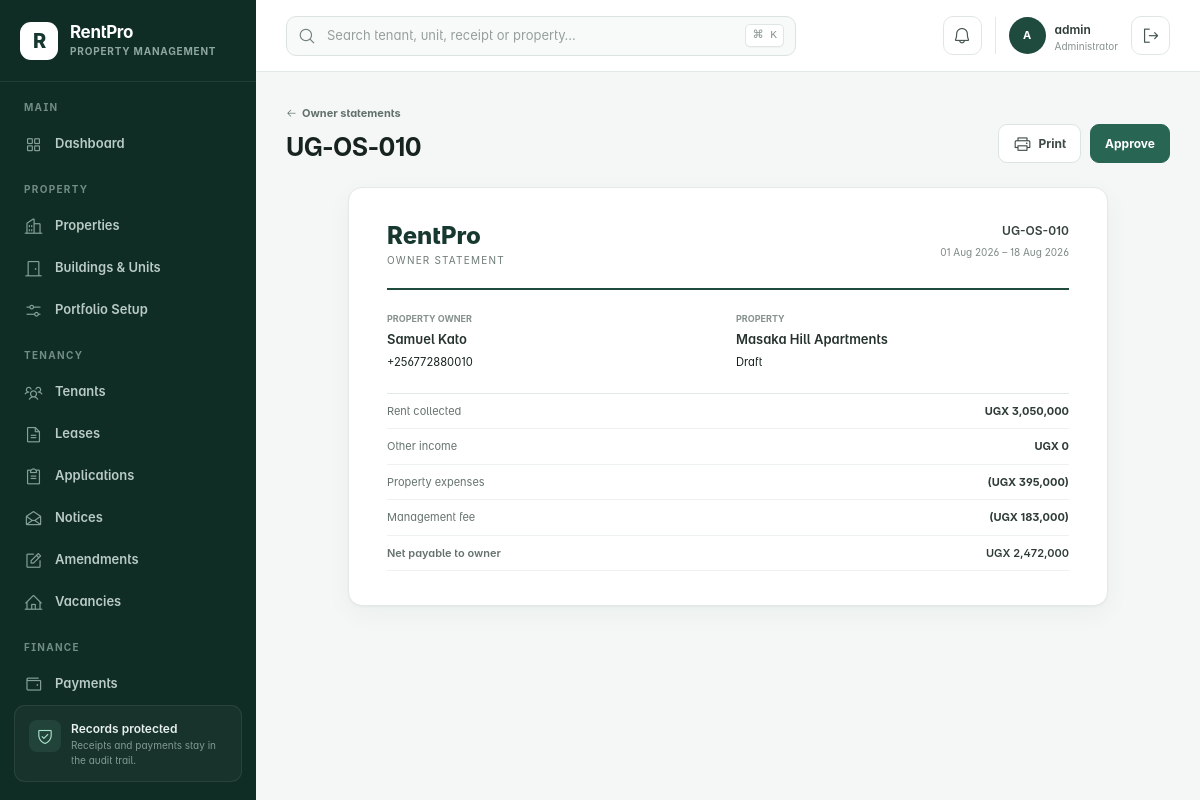
The app's page /owner-statements/10/ (signed in) with its own data.
### rentalapp/models.py (models this page shows, shortened)
class TimeStampedModel(models.Model):
    created_at = models.DateTimeField(default=timezone.now, editable=False)
    updated_at = models.DateTimeField(auto_now=True)
    class Meta:
        abstract = True

class OwnerStatement(TimeStampedModel):
    class Status(models.TextChoices):
        DRAFT = "draft", "Draft"
        APPROVED = "approved", "Approved"
        PAID = "paid", "Paid"
        VOID = "void", "Void"
    statement_number = models.CharField(max_length=30, unique=True, null=True, blank=True)
    owner = models.ForeignKey(Landlord, on_delete=models.PROTECT, related_name="statements")
    property = models.ForeignKey(
        Property,
        on_delete=models.PROTECT,
        related_name="owner_statements",
        null=True,
        blank=True,
    )
    period_start = models.DateField()
    period_end = models.DateField()
    rent_collected = models.DecimalField(max_digits=14, decimal_places=2, default=0)
    other_income = models.DecimalField(max_digits=14, decimal_places=2, default=0)
    expenses = models.DecimalField(max_digits=14, decimal_places=2, default=0)
    management_fee = models.DecimalField(max_digits=14, decimal_places=2, default=0)
    net_payable = models.DecimalField(max_digits=14, decimal_places=2, default=0)
    status = models.CharField(max_length=20, choices=Status.choices, default=Status.DRAFT)
    approved_by = models.ForeignKey(
        settings.AUTH_USER_MODEL,
        on_delete=models.PROTECT,
        related_name="approved_owner_statements",
        null=True,
        blank=True,
    )
    approved_at = models.DateTimeField(null=True, blank=True)
    paid_at = models.DateTimeField(null=True, blank=True)
    payout_reference = models.CharField(max_length=140, blank=True)
    notes = models.TextField(blank=True)
    class Meta:
        ordering = ("-period_end", "-id")
        constraints = [
            models.CheckConstraint(condition=models.Q(period_end__gte=models.F("period_start")), name="valid_owner_statement_period"),
            models.UniqueConstraint(
                fields=("owner", "property", "period_start", "period_end"),
                name="unique_owner_statement_period",
            ),
        ]

class Landlord(TimeStampedModel):
    class PayoutMethod(models.TextChoices):
        BANK = "bank", "Bank transfer"
        MTN_MOMO = "mtn_momo", "MTN Mobile Money"
        AIRTEL_MONEY = "airtel_money", "Airtel Money"
        CASH = "cash", "Cash"
    user = models.OneToOneField(
        settings.AUTH_USER_MODEL,
        on_delete=models.SET_NULL,
        null=True,
        blank=True,
        related_name="landlord_profile",
    )
    full_name = models.CharField(max_length=140, blank=True)
    phone = models.CharField(max_length=20)
    national_id = models.CharField(max_length=30, blank=True)
    address = models.CharField(max_length=255, blank=True)
    email = models.EmailField(blank=True)
    occupation = models.CharField(max_length=100, blank=True)
    tax_id = models.CharField(max_length=40, blank=True)
    management_fee_rate = models.DecimalField(
        max_digits=5,
        decimal_places=2,
        default=0,
        validators=[MinValueValidator(0), MaxValueValidator(100)],
    )
    payout_method = models.CharField(
        max_length=20,
        choices=PayoutMethod.choices,
        default=PayoutMethod.BANK,
    )
    payout_phone = models.CharField(max_length=20, blank=True)
    bank_name = models.CharField(max_length=100, blank=True)
    bank_account_name = models.CharField(max_length=140, blank=True)
    bank_account_number = models.CharField(max_length=60, blank=True)
    class Meta:
        ordering = ("full_name", "id")
    def __str__(self):
        return self.full_name or (self.user.get_full_name() if self.user else "Unnamed owner")

class Property(TimeStampedModel):
    TYPE_CHOICES = (
        ("apartments", "Apartments"),
        ("commercial", "Commercial"),
        ("mixed_use", "Mixed use"),
        ("villas", "Villas"),
        ("other", "Other"),
    )
    STATUS_CHOICES = (("active", "Active"), ("inactive", "Inactive"))
    owner = models.ForeignKey(
        Landlord,
        on_delete=models.PROTECT,
        related_name="properties",
        null=True,
        blank=True,
    )
    name = models.CharField(max_length=100)
    code = models.CharField(max_length=20, unique=True, null=True, blank=True)
    address = models.TextField()
    district = models.CharField(max_length=80, blank=True)
    property_type = models.CharField(max_length=50, choices=TYPE_CHOICES, default="apartments")
    description = models.TextField(blank=True)
    total_units = models.PositiveIntegerField(default=0, help_text="Planned or declared unit count")
    status = models.CharField(max_length=20, choices=STATUS_CHOICES, default="active")
    class Meta:
        ordering = ("name",)
        verbose_name_plural = "properties"
    def __str__(self):
        return self.name

### rentalapp/views.py (the view)
# urls.py: path("owner-statements/<int:pk>/", views.owner_statement_detail, name="owner_statement_detail"),
@login_and_roles_required(*FINANCE_ROLES)
def owner_statement_detail(request, pk):
    statement = get_object_or_404(OwnerStatement.objects.select_related("owner", "property", "approved_by"), pk=pk)
    return render(request, "accounting/statement_detail.html", {"statement": statement})

### rentalapp/context_processors.py (called while the page is built)
def workspace_context(request):
    notifications = Notification.objects.filter(is_read=False)
    if request.user.is_authenticated:
        notifications = notifications.filter(Q(user=request.user) | Q(user__isnull=True))
    else:
        notifications = notifications.filter(user__isnull=True)
    role = get_user_role(request.user)
    if role == "tenant":
        home_url = reverse("tenant_portal")
    elif role == "landlord":
        home_url = reverse("landlord_portal")
    elif role in STAFF_ROLES:
        home_url = reverse("dashboard")
    else:
        home_url = reverse("home")
    return {
        "workspace_notifications": notifications[:5],
        "workspace_notification_count": notifications.count(),
        "workspace_role": role,
        "workspace_home_url": home_url,
    }

### rentalapp/permissions.py (called while the page is built)
def get_user_role(user):
    if not getattr(user, "is_authenticated", False):
        return None
    if user.is_superuser:
        return UserProfile.Role.ADMINISTRATOR
    profile = getattr(user, "rental_profile", None)
    if not profile or not profile.is_active:
        return UserProfile.Role.VIEWER
    return profile.role

def user_has_role(user, roles):
    return get_user_role(user) in roles

def login_and_roles_required(*roles, write_only=False):
    def decorator(view):
        @wraps(view)
        def wrapped(request, *args, **kwargs):
            if not request.user.is_authenticated:
                return redirect_to_login(request.get_full_path())
            should_check = not write_only or request.method not in ("GET", "HEAD", "OPTIONS")
            if roles and should_check and not user_has_role(request.user, roles):
                raise PermissionDenied("Your role does not allow this action.")
            return view(request, *args, **kwargs)
        return wrapped
    return decorator

### rentalapp/templatetags/rental_tags.py (called while the page is built)
@register.filter
def ugx(value):
    try:
        number = Decimal(value or 0)
    except (InvalidOperation, TypeError, ValueError):
        return "UGX 0"
    return f"UGX {number:,.0f}"

@register.filter
def initials(value):
    words = str(value or "R").split()
    return "".join(word[0] for word in words[:2]).upper()

### rentalapp/templates/accounting/statement_detail.html (shortened to what this page needs)
{% extends 'base.html' %}{% load rental_tags %}
{% block content %}<div class="page-header no-print"><div><a class="back-link" href="{% url 'owner_statement_list' %}"><i class="ph ph-arrow-left"></i> Owner statements</a><h1>{{ statement.statement_number }}</h1></div><div class="page-actions"><button class="btn btn-light" onclick="window.print()"><i class="ph ph-printer"></i> Print</button>{% if statement.status == 'draft' %}<form method="post" action="{% url 'owner_statement_action' statement.pk %}">{% csrf_token %}<input type="hidden" name="action" value="approve"><button class="btn btn-primary">Approve</button></form>{% endif %}</div></div><section class="receipt-sheet"><div class="receipt-brand"><div><h1>RentPro</h1><p>Owner statement</p></div><div class="receipt-title"><strong>{{ statement.statement_number }}</strong><span>{{ statement.period_start|date:'d M Y' }} – {{ statement.period_end|date:'d M Y' }}</span></div></div><div class="receipt-party"><div><span>Property owner</span><strong>{{ statement.owner }}</strong><small>{{ statement.owner.phone }}</small></div><div><span>Property</span><strong>{{ statement.property|default:'Consolidated portfolio' }}</strong><small>{{ statement.get_status_display }}</small></div></div><table class="receipt-breakdown"><tr><td>Rent collected</td><td>{{ statement.rent_collected|ugx }}</td></tr><tr><td>Other income</td><td>{{ statement.other_income|ugx }}</td></tr><tr><td>Property expenses</td><td>({{ statement.expenses|ugx }})</td></tr><tr><td>Management fee</td><td>({{ statement.management_fee|ugx }})</td></tr><tr><td><strong>Net payable to owner</strong></td><td><strong>{{ statement.net_payable|ugx }}</strong></td></tr></table>{% if statement.status == 'approved' %}<form class="no-print mt-4" method="post" action="{% url 'owner_statement_action' statement.pk %}">{% csrf_token %}<input type="hidden" name="action" value="pay"><label class="form-label">Payout transaction reference</label><div class="d-flex gap-2"><input class="form-control" name="reference" required><button class="btn btn-primary">Mark paid</button></div></form>{% endif %}{% if statement.payout_reference %}<div class="receipt-footer"><span>Paid {{ statement.paid_at|date:'d M Y H:i' }}</span><span>Reference {{ statement.payout_reference }}</span></div>{% endif %}</section>{% endblock %}

### rentalapp/templates/base.html (shortened to what this page needs)
{% load static rental_tags %}
<!doctype html>
<html lang="en">
<head>
  <link rel="stylesheet" href="{% static 'assets/css/plugins/phosphor-icons.css' %}">
  <link rel="stylesheet" href="{% static 'assets/css/style.css' %}">
  <link rel="stylesheet" href="{% static 'assets/css/rentpro.css' %}">
</head>
<body>
  <div class="app-shell">
    <aside class="app-sidebar offcanvas-lg offcanvas-start" tabindex="-1" id="mainSidebar" aria-label="Primary navigation">
      <div class="sidebar-brand">
        <a href="{{ workspace_home_url }}" class="brand-mark" aria-label="RentPro home">R</a>
        <div><a href="{{ workspace_home_url }}" class="brand-name">RentPro</a><span>Property Management</span></div>
      </div>
      <nav class="sidebar-nav">
        {% if workspace_role == 'tenant' %}
        <div class="nav-group">
          <span class="nav-caption">Tenant portal</span>
          <a href="{% url 'tenant_portal' %}" class="nav-link active"><i class="ph ph-house-user"></i><span>My tenancy</span></a>
        </div>
        {% elif workspace_role == 'landlord' %}
        <div class="nav-group">
          <span class="nav-caption">Landlord portal</span>
          <a href="{% url 'landlord_portal' %}" class="nav-link active"><i class="ph ph-buildings"></i><span>My portfolio</span></a>
        </div>
        {% else %}
        <div class="nav-group">
          <span class="nav-caption">Main</span>
          <a href="{% url 'dashboard' %}" class="nav-link {% if request.resolver_match.url_name == 'dashboard' %}active{% endif %}"><i class="ph ph-squares-four"></i><span>Dashboard</span></a>
        </div>
        <div class="nav-group">
          <span class="nav-caption">Property</span>
          <a href="{% url 'property_list' %}" class="nav-link {% if 'property' in request.resolver_match.url_name %}active{% endif %}"><i class="ph ph-buildings"></i><span>Properties</span></a>
          <a href="{% url 'unit_list' %}" class="nav-link {% if 'unit' in request.resolver_match.url_name %}active{% endif %}"><i class="ph ph-door"></i><span>Buildings &amp; Units</span></a>
          <a href="{% url 'portfolio_setup' %}" class="nav-link {% if request.resolver_match.url_name == 'portfolio_setup' %}active{% endif %}"><i class="ph ph-sliders-horizontal"></i><span>Portfolio Setup</span></a>
        </div>
        <div class="nav-group">
          <span class="nav-caption">Tenancy</span>
          <a href="{% url 'tenant_list' %}" class="nav-link {% if 'tenant' in request.resolver_match.url_name %}active{% endif %}"><i class="ph ph-users-three"></i><span>Tenants</span></a>
          <a href="{% url 'lease_list' %}" class="nav-link {% if 'lease' in request.resolver_match.url_name %}active{% endif %}"><i class="ph ph-file-text"></i><span>Leases</span></a>
          <a href="{% url 'application_list' %}" class="nav-link {% if 'application' in request.resolver_match.url_name %}active{% endif %}"><i class="ph ph-clipboard-text"></i><span>Applications</span></a>
          <a href="{% url 'notice_list' %}" class="nav-link {% if request.resolver_match.url_name == 'notice_list' %}active{% endif %}"><i class="ph ph-envelope-open"></i><span>Notices</span></a>
          <a href="{% url 'amendment_list' %}" class="nav-link {% if 'amendment' in request.resolver_match.url_name %}active{% endif %}"><i class="ph ph-note-pencil"></i><span>Amendments</span></a>
          <a href="{% url 'unit_list' %}?status=available" class="nav-link"><i class="ph ph-house-line"></i><span>Vacancies</span></a>
        </div>
        <div class="nav-group">
          <span class="nav-caption">Finance</span>
          <a href="{% url 'payment_list' %}" class="nav-link "><i class="ph ph-wallet"></i><span>Payments</span></a>
        </div>
        {% endif %}
      </nav>
      <div class="sidebar-help">
        <div class="help-icon"><i class="ph ph-shield-check"></i></div>
        <strong>Records protected</strong>
        <span>Receipts and payments stay in the audit trail.</span>
      </div>
    </aside>
    <div class="app-main">
      <header class="app-topbar">
        {% if workspace_role != 'tenant' and workspace_role != 'landlord' %}<form class="global-search" action="{% url 'global_search' %}" method="get" role="search">
          <i class="ph ph-magnifying-glass"></i>
          <input type="search" name="q" value="{{ request.GET.q|default:'' }}" placeholder="Search tenant, unit, receipt or property…" aria-label="Global search">
          <kbd>⌘ K</kbd>
        </form>{% endif %}
        <div class="topbar-actions">
          <div class="dropdown">
            <button class="icon-button notification-button" type="button" data-bs-toggle="dropdown" aria-expanded="false" aria-label="Notifications">
              <i class="ph ph-bell"></i>{% if workspace_notification_count %}<span>{{ workspace_notification_count }}</span>{% endif %}
            </button>
          </div>
          <div class="user-chip">
            <span class="avatar">{% if request.user.is_authenticated %}{{ request.user.get_full_name|default:request.user.username|initials }}{% else %}PM{% endif %}</span>
            <span class="d-none d-md-flex"><strong>{% if request.user.is_authenticated %}{{ request.user.get_full_name|default:request.user.username }}{% else %}Property Manager{% endif %}</strong><small>{{ workspace_role|default:'Operations'|title }}</small></span>
          </div>
          {% if request.user.is_authenticated %}<form method="post" action="{% url 'logout' %}">{% csrf_token %}<button class="icon-button" type="submit" title="Sign out"><i class="ph ph-sign-out"></i><span class="visually-hidden">Sign out</span></button></form>{% endif %}
        </div>
      </header>
      <main class="app-content">
        {% block content %}{% endblock %}
      </main>
    </div>
  </div>
</body>
</html>

### records on screen
OwnerStatement: statement_number "UG-OS-010", period_start "01 Aug 2026", period_end "18 Aug 2026", owner "Samuel Kato", owner.phone "+256772880010", property "Masaka Hill Apartments", status "Draft", rent_collected|ugx "UGX 3,050,000", other_income|ugx "UGX 0", expenses|ugx "UGX 395,000", management_fee|ugx "UGX 183,000", net_payable|ugx "UGX 2,472,000"

### other values on screen
{{ request.user.get_full_name|default:request.user.username|initials }} "A"
{{ request.user.get_full_name|default:request.user.username }} "admin"
{{ workspace_role|default:'Operations'|title }} "Administrator"
